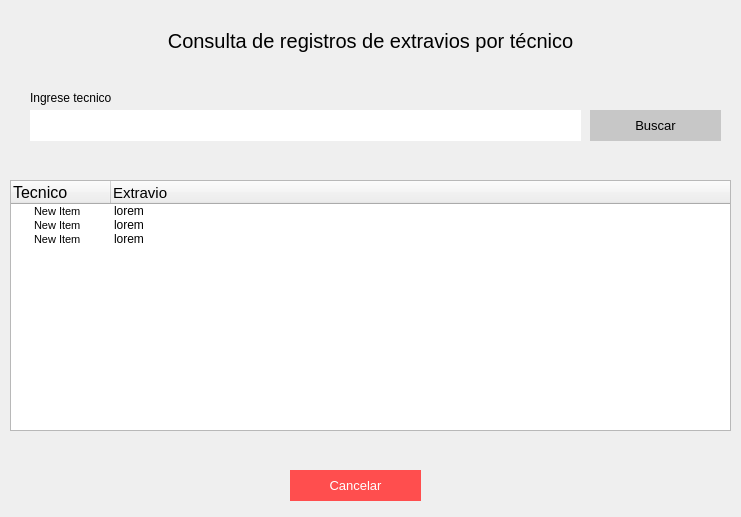
<?xml version="1.0" encoding="UTF-8"?>
<ui version="4.0">
 <class>Form</class>
 <widget class="QWidget" name="Form">
  <property name="geometry">
   <rect>
    <x>0</x>
    <y>0</y>
    <width>741</width>
    <height>517</height>
   </rect>
  </property>
  <property name="windowTitle">
   <string>Form</string>
  </property>
  <widget class="QLabel" name="label_2">
   <property name="geometry">
    <rect>
     <x>10</x>
     <y>20</y>
     <width>721</width>
     <height>41</height>
    </rect>
   </property>
   <property name="styleSheet">
    <string notr="true">font-size:20px;
</string>
   </property>
   <property name="text">
    <string>Consulta de registros de extravios por técnico</string>
   </property>
   <property name="alignment">
    <set>Qt::AlignCenter</set>
   </property>
  </widget>
  <widget class="QTreeWidget" name="ca_tabla">
   <property name="geometry">
    <rect>
     <x>10</x>
     <y>180</y>
     <width>721</width>
     <height>251</height>
    </rect>
   </property>
   <column>
    <property name="text">
     <string>Tecnico</string>
    </property>
    <property name="font">
     <font>
      <pointsize>12</pointsize>
     </font>
    </property>
   </column>
   <column>
    <property name="text">
     <string>Extravio</string>
    </property>
    <property name="font">
     <font>
      <pointsize>11</pointsize>
     </font>
    </property>
   </column>
   <item>
    <property name="text">
     <string>New Item</string>
    </property>
    <property name="font">
     <font>
      <pointsize>8</pointsize>
     </font>
    </property>
    <property name="text">
     <string>lorem</string>
    </property>
   </item>
   <item>
    <property name="text">
     <string>New Item</string>
    </property>
    <property name="font">
     <font>
      <pointsize>8</pointsize>
     </font>
    </property>
    <property name="text">
     <string>lorem</string>
    </property>
   </item>
   <item>
    <property name="text">
     <string>New Item</string>
    </property>
    <property name="font">
     <font>
      <pointsize>8</pointsize>
     </font>
    </property>
    <property name="text">
     <string>lorem</string>
    </property>
   </item>
  </widget>
  <widget class="QPushButton" name="ca_btn_buscar">
   <property name="geometry">
    <rect>
     <x>590</x>
     <y>110</y>
     <width>131</width>
     <height>31</height>
    </rect>
   </property>
   <property name="styleSheet">
    <string notr="true">background-color: rgb(199, 199, 199);
color:black;
font-size:10pt;
border:none;</string>
   </property>
   <property name="text">
    <string>Buscar</string>
   </property>
  </widget>
  <widget class="QLabel" name="label">
   <property name="geometry">
    <rect>
     <x>30</x>
     <y>90</y>
     <width>541</width>
     <height>16</height>
    </rect>
   </property>
   <property name="text">
    <string>Ingrese tecnico</string>
   </property>
  </widget>
  <widget class="QPushButton" name="ca_btn_cancelar">
   <property name="geometry">
    <rect>
     <x>290</x>
     <y>470</y>
     <width>131</width>
     <height>31</height>
    </rect>
   </property>
   <property name="styleSheet">
    <string notr="true">color:white;
font-size:10pt;
border:none;
background-color:#ff4e4e;</string>
   </property>
   <property name="text">
    <string>Cancelar</string>
   </property>
  </widget>
  <widget class="QLineEdit" name="ca_input_buscar">
   <property name="geometry">
    <rect>
     <x>30</x>
     <y>110</y>
     <width>551</width>
     <height>31</height>
    </rect>
   </property>
   <property name="styleSheet">
    <string notr="true">border:none;
background-color: rgb(255, 255, 255);
font: 11pt &quot;MS Shell Dlg 2&quot;;</string>
   </property>
  </widget>
 </widget>
 <tabstops>
  <tabstop>ca_tabla</tabstop>
 </tabstops>
 <resources/>
 <connections/>
</ui>
